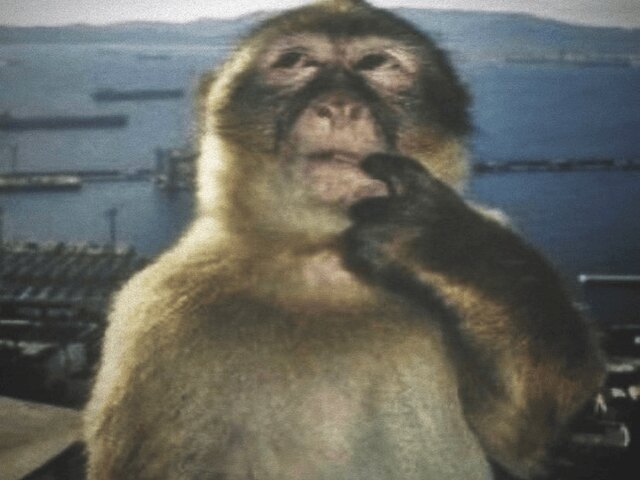
#> input picture Homework 1/lib/monke.jpg, 640 x 480 px
$ python imageHeaderGenerator.py
#> lines starting #> are read from the running program, lines starting #| are printed output that depends on the picture
### Homework 1/lib/Image_Header_Library.py
import cv2
import numpy as np

SPI_C = 1
SPI_Cpp = 2
LTDC = 3
SPI_MP = 4
GRAYSCALE_C = 5


def generate(filename, width, height, outputFileName, format):
#> called with filename = 'monke.jpg', width = 160, height = 120, outputFileName = 'monke', format = 5
    Img = cv2.imread(filename)
#> Img is the input picture: shape (480, 640, 3); mean B, G, R 94.6, 102.1, 101.6
    Img = cv2.resize(Img, (width, height))
#> Img: shape (120, 160, 3)

    if format == SPI_C:
        spi_c_generate(Img, outputFileName)
    elif format == SPI_Cpp:
        spi_cpp_generate(Img, outputFileName)
    elif format == SPI_MP:
        spi_mp_generate(Img, outputFileName)
    elif format == LTDC:
        ltdc_generate(Img, outputFileName)
    elif format == GRAYSCALE_C:
        grayscale_c_generate(Img, outputFileName)


def grayscale_c_generate(im, outputFileName):
#> called with outputFileName = 'monke'
    f = open(outputFileName + ".h", "w+")

    height, width, _ = im.shape
#> height = 120; width = 160

    # Convert image from BGR to Grayscale
    gray_image = cv2.cvtColor(im, cv2.COLOR_BGR2GRAY)
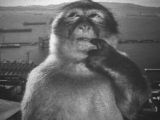
#> gray_image: shape (120, 160); min 30, max 244, mean 101.2

    # Flatten the 2D image array to a 1D array
    gray_image_flat = np.reshape(gray_image, (width * height))
#> gray_image_flat = 19200 values, max 244 at index 68, min 30 at index 18235, mean 101.2

    f.write("#include <stdint.h>\n\n")
    f.write("const uint8_t grayscale_img_data[%d] = {\n" % (width * height))

    for i in range(width * height):
        f.write("%s, " % hex(gray_image_flat[i]))
        if i != 0 and (i + 1) % 16 == 0:
            f.write("\n")

    f.write("\n};\n\n")

    f.write("/*\n")
    f.write("ImageTypeDef GRAYSCALE_IMG = {\n")
    f.write("    .pData = (uint8_t*)my_image_data,\n")
    f.write("    .width = %d,\n" % (width))
    f.write("    .height = %d,\n" % (height))
    f.write("    .size = %d,\n" % (width*height))
    f.write("    .format = 0 // Assuming 0 is for Grayscale\n")
    f.write("};\n*/\n\n")

    f.close()
    print("Grayscale C header file '%s.h' generated successfully." % outputFileName)

# [112 lines left out: functions spi_c_generate, spi_cpp_generate, spi_mp_generate, ltdc_generate, not called in this run]

### Homework 1/lib/imageHeaderGenerator.py
import Image_Header_Library as headerGenerator

Img = "monke.jpg"
outputFileName = "monke"

width = 160
height = 120

# [7 lines of commented-out code are left out]

headerGenerator.generate(Img, width, height, outputFileName, headerGenerator.GRAYSCALE_C)
